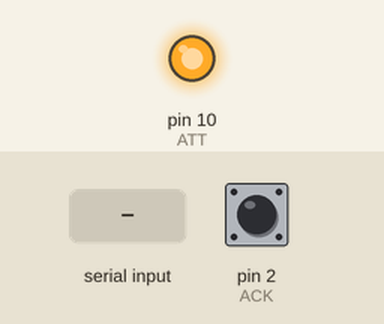
Bench run of a sketch on a simulated Arduino Uno, built with avr-gcc and run on an emulated ATmega328P. On the bench: output pins drawn as LEDs (lit = HIGH). The inputs (shaded band) are chosen by the test bench; at power-on: pin 2 (ACK) HIGH. What the sketch prints to the serial monitor is not drawn.

Above: at 1.2 s.
1.3 s: byte 30 received over Serial
Timing chart, 0 to 4.3 s (numbered marks = the images above; inputs shaded):
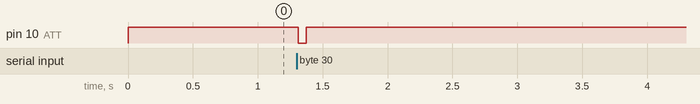

Measured:
- after the input at 1.3 s, pin 10 (ATT): HIGH → LOW at once, → HIGH 0.06 s later

The sketch:

reader.ino
```cpp
#include <SPI.h>

// 250 kHz, clock idle when high, reading LSB first on falling edge
SPISettings settings(250000, LSBFIRST, SPI_MODE3);

#define BAUDRATE 38400
#define CLK 13
#define DATA 12
#define CMD 11
#define ATT 10
#define ACK 2

#define MEMORY_CARD_ACCESS 0x81
#define READ_COMMAND 0x52
#define EMPTY_COMMAND 0x00

volatile int ackState = HIGH;

void setup() {
  Serial.begin(BAUDRATE);
  while (!Serial) {
    ; // wait for serial port to connect
  }

  setPins();
  SPI.begin();
}

void setPins() {
   // DATA from card (MISO)
   pinMode(DATA, INPUT_PULLUP);
   // ATT to card (SS)
   pinMode(ATT, OUTPUT);
   // ACK from card to PSX
   pinMode(ACK, INPUT_PULLUP);
   digitalWrite(ATT, HIGH);

   attachInterrupt(digitalPinToInterrupt(ACK), acknowledge, FALLING);
}

void acknowledge() {
  ackState = !ackState;
}

byte command(byte toSend, int wait) {
  ackState = HIGH;

  byte recieved = SPI.transfer(toSend);

  while(ackState == HIGH) {
    wait--;
    delayMicroseconds(1);
    if(wait == 0) {
      break;
    }
  }

  return recieved;
}

void readFrame(unsigned int address) {
  byte addressMSB = (address >> 8) & 0xFF;
  byte addressLSB = address & 0xFF;

  digitalWrite(ATT, LOW);

  SPI.beginTransaction(settings);
  command(MEMORY_CARD_ACCESS, 500); // memory card access
  command(READ_COMMAND, 500); // send read 'R' command
  command(EMPTY_COMMAND, 500); // receive memory card ID1
  command(EMPTY_COMMAND, 500); // receive memory card ID2
  command(addressMSB, 500); // send address MSB
  command(addressLSB, 500); // send address LSB
  command(EMPTY_COMMAND, 2800); // receive command acknowledge 1
  command(EMPTY_COMMAND, 2800); // receive command acknowledge 2
  command(EMPTY_COMMAND, 2800); // receive confirmed address MSB
  command(EMPTY_COMMAND, 2800); // receive confirmed address LSB

  // receive data sector (128 bytes)
  for (int i = 0; i < 128; i++) {
    byte result = command(EMPTY_COMMAND, 150);
    Serial.write(result);
  }

  Serial.write(command(EMPTY_COMMAND, 500)); // checksum (MSB xor LSB xor data)
  Serial.write(command(EMPTY_COMMAND, 500)); // memory card end byte, should be 0x47

  SPI.endTransaction();

  digitalWrite(ATT, HIGH);
}


void loop() {
  if(Serial.available() > 0)
  {
    // read the incoming byte
    byte incomingByte = Serial.read();
    delay(10);
    unsigned int frameAddress = (Serial.read() << 8) + Serial.read();
    readFrame(frameAddress);
  }
}
```
